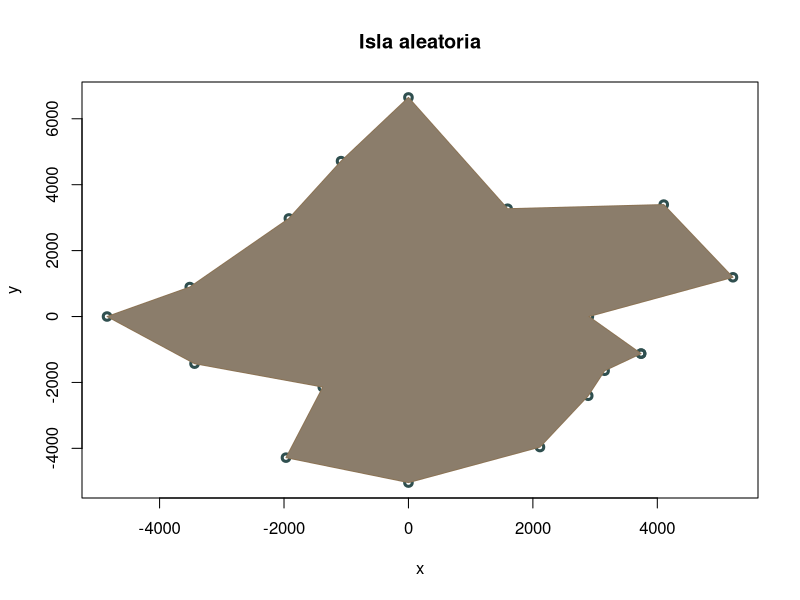
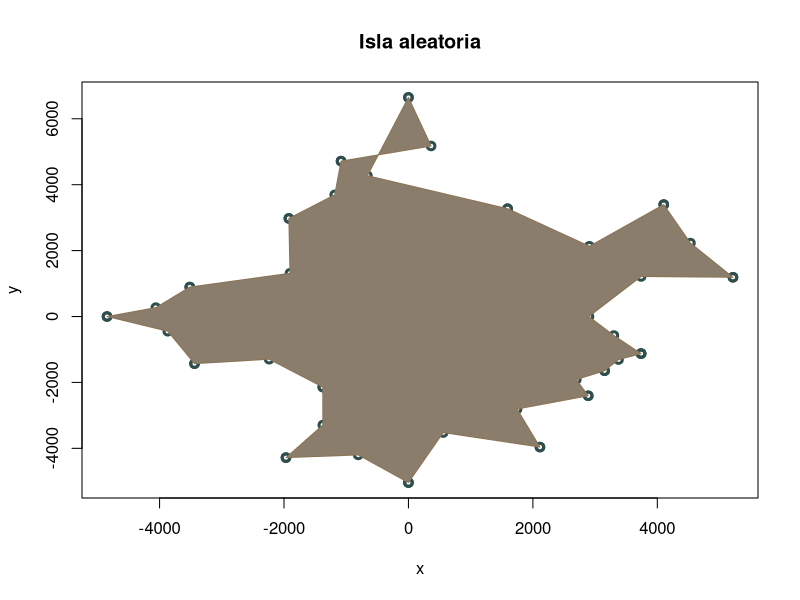
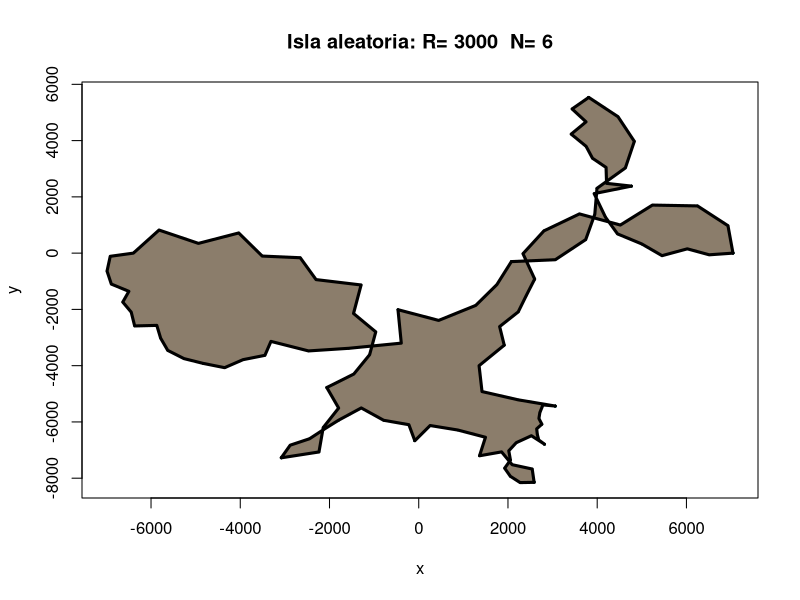
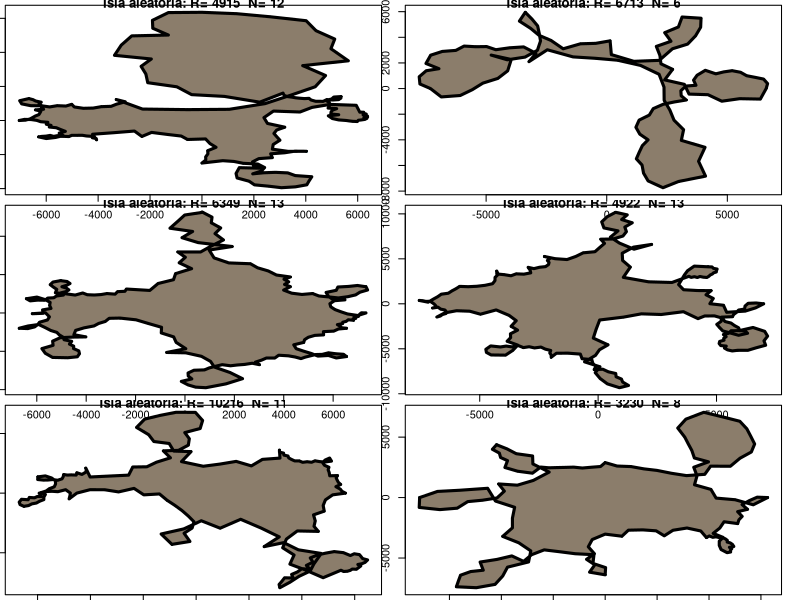

Recreate these plots in R, in order.
## ---- chunk 1
knitr::opts_chunk$set(echo = TRUE,message = FALSE, warning=FALSE)
## ---- chunk 2
R=3000 # m de dario
I= 1000 # esto marca el factor de irregularidad de la cirunferecia

N=16 # el numero de puntos en que dividimos la circunferencia para representar

paso<-2*pi/N

coord<-data.frame(x=NA,y=NA)
for(i in 0:N-1){
    x<-(R+rnorm(1,I,I))*cos(paso*i)
    y<-(R+rnorm(1,I,I))*sin(paso*i)
    coord<-rbind(coord,c(x,y))
    }
coord<-na.omit(coord)
coord<-rbind(coord,c(coord[1,1],coord[1,2]))
plot(coord,col="darkslategray",lwd=3, main="Isla aleatoria")
polygon(coord[,1],coord[,2],border = "burlywood4",col="bisque4")
# colores sacados de : http://www.stat.columbia.edu/~tzheng/files/Rcolor.pdf
## ---- chunk 3
    puntomedio<-function(x1,y1,x2,y2){
     # calcula el punto medio y lo mueve
     # un porcentaje aleatorio sobre al perpendicular del lado
        xmed<-(x1+x2)/2
        ymed<-(y1+y2)/2
    
        # calculamos punto perpendicular aleatorio
        vx<- -(y2-y1) # por anlgulos es el eje opuesto
        vy<-(x2-x1)
        d<-0.5*runif(1)
        # punto final
        x0<-xmed+d*vx
        y0<-ymed+d*vy
    
        return(c(x0,y0))
    }
    # creamos un poligono nuevo 
    n_pol<-data.frame(x=NA,y=NA)
    # aplicamos la funión de punto medio
    for (i in 1:nrow(coord)-1){
        n_pol<-rbind(n_pol,c(coord[i,1],coord[i,2]))
        n_pol<-rbind(n_pol,puntomedio(coord[i,1],coord[i,2],coord[i+1,1],coord[i+1,2]))
        n_pol<-rbind(n_pol,c(coord[i+1,1],coord[i+1,2]))
    }
    n_pol<-na.omit(n_pol)
    plot(n_pol,col="darkslategray",lwd=3, main="Isla aleatoria")
    polygon(n_pol[,1],n_pol[,2],border = "burlywood4",col="bisque4")
## ---- chunk 4
# función que genera un primer poligono aleatorio de isla
pol_cero<-function(R=3000,N=10){
    # R= diametro medio de la isla en m 
    I<- R/3 # desviación media de irregularidades
    #N<-N # número de puntos base del boceto siempre <20

    paso<-2*pi/N
    # creamos poligono inicial como data.frame
    pol_coord<-data.frame(x=NA,y=NA)
    
    for(i in 0:N-1){
        x<-(R+rnorm(1,I,I/2))*cos(paso*i)
        y<-(R+rnorm(1,I,I*2))*sin(paso*i)
        pol_coord<-rbind(pol_coord,c(x,y))
    }
    pol_coord<-na.omit(pol_coord)
    # Añadimos al final el punto origen para cerrar el poligono
    pol_coord<-rbind(pol_coord,c(pol_coord[1,1],pol_coord[1,2]))
    return(pol_coord)
}
  

# función que divide en 2 cada lado del poligono
# los datos de entrada deben ser un data.frame
div_pol<-function(poligon){
           n_pol<-data.frame(x=NA,y=NA)
    # aplicamos la funión de punto medio
        for (i in 1:nrow(poligon)-1){
            n_pol<-rbind(n_pol,c(poligon[i,1],poligon[i,2]))
            n_pol<-rbind(n_pol,puntomedio(poligon[i,1],poligon[i,2],poligon[i+1,1],poligon[i+1,2]))
            n_pol<-rbind(n_pol,c(poligon[i+1,1],poligon[i+1,2]))
        }
           n_pol<-na.omit(n_pol)
           return(n_pol)
}

# funcion recursiva     
div_pol_n<-function(poligon, N){
    z<-poligon
    for(i in 1:N){
        z<- div_pol(z)        
    }
    return(z)
}

# funcion final que crea y pinta una isla
crea_isla<-function(R=3000,N=6){
    #N=4
    z<-pol_cero(5000,N)    
    z<-div_pol_n(z,4)
    plot(z,col="darkslategray", cex=0.2,main=paste("Isla aleatoria: R=",R," N=",N))
    polygon(z[,1],z[,2],border = "black",col="bisque4", lwd = 3)
}

crea_isla(3000,6)

## ---- chunk 5
    # ajusta la grafica para 6 dibujos
    par(mfrow=c(3,2))
    par(mar=c(0,0,0,01)+.4)
    # genera 6 radios aleatorios
    radio<-as.integer(rnorm(6,8000,3000))
    n_pun<-as.integer(runif(6,3,15))
    # llama a la funcion 6 veces
    #sapply(radio,crea_isla,N=14) 
    mapply(crea_isla,radio,n_pun)
    # vuelve al modo una
    par(mfrow=c(1,1))

